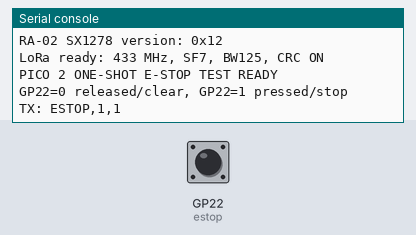
A program run on a simulated Raspberry Pi Pico running MicroPython. On the bench: the last lines printed to the serial console. Inputs (shaded band) come from the test bench; at power-on: GP22 (estop) HIGH. No radio messages arrive unless stated (any console line starting 'radio sent:' is added by the test bench).

Above: at 1.2 s.
1.3 s: GP22 (estop) pulled LOW for 0.15 s
At 2.1 s:
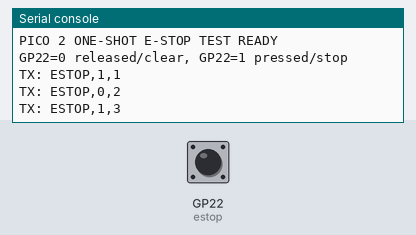
2.9 s: GP22 (estop) pulled LOW for 1 s
At 5.1 s:
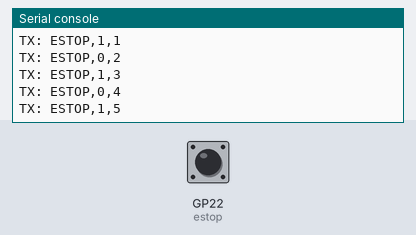
5.4 s: GP22 (estop) pulled LOW for 0.15 s
At 5.9 s:
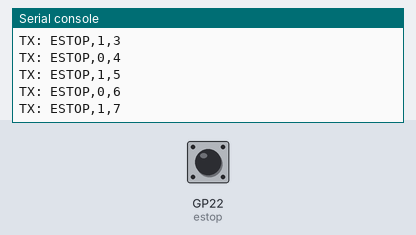
Timing chart, 0 to 8.4 s (numbered marks = the images above; inputs shaded):
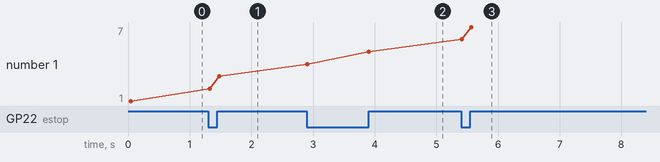

Measured:
- after the input at 1.3 s, the serial console: prints a new line at once (image 1)
- after the input at 2.9 s, the serial console: prints a new line at once (image 2)
- after the input at 5.4 s, the serial console: prints a new line at once (image 3)
- plotted number 1: 1 → 3 after the input at 1.3 s, 3 → 5 after the input at 2.9 s, 5 → 7 after the input at 5.4 s

The program:

pico2_lora_estop_once_test.py
```python
"""Pico 2 one-shot/edge RA-02 E-stop link test.

Startup: sends ESTOP,0 once when the LAY37 is released.
Button press: sends ESTOP,1 once.
Button release: sends ESTOP,0 once.
No heartbeat is transmitted.
"""

from machine import Pin, SPI
import time
from ra02_lora_chat_common import SX1278


spi = SPI(
    0,
    baudrate=2000000,
    polarity=0,
    phase=0,
    sck=Pin(18),
    mosi=Pin(19),
    miso=Pin(16),
)
cs = Pin(17, Pin.OUT, value=1)
reset = Pin(20, Pin.OUT, value=1)
estop = Pin(22, Pin.IN, Pin.PULL_UP)
radio = SX1278(spi, cs, reset, 433000000)


def send_state(state):
    global sequence
    sequence = (sequence + 1) & 0xFFFF
    packet = "ESTOP,{},{}".format(state, sequence)
    radio.send(packet)
    print("TX:", packet)


radio.begin()
sequence = 0
last_state = estop.value()

print("PICO 2 ONE-SHOT E-STOP TEST READY")
print("GP22=0 released/clear, GP22=1 pressed/stop")

# Startup packet: clear only when the switch is actually released.
send_state(1 if last_state else 0)

while True:
    state = estop.value()
    if state != last_state:
        last_state = state
        try:
            send_state(1 if state else 0)
        except Exception as error:
            print("TX ERROR:", error)
    time.sleep_ms(25)
```

ra02_lora_chat_common.py
```python
"""Small MicroPython SX1278 LoRa text-chat driver for RA-02."""

import sys
import time
import uselect


class SX1278:
    FIFO = 0x00
    OP_MODE = 0x01
    FRF_MSB = 0x06
    FRF_MID = 0x07
    FRF_LSB = 0x08
    PA_CONFIG = 0x09
    OCP = 0x0B
    LNA = 0x0C
    FIFO_ADDR_PTR = 0x0D
    FIFO_TX_BASE = 0x0E
    FIFO_RX_BASE = 0x0F
    FIFO_RX_CURRENT = 0x10
    IRQ_FLAGS = 0x12
    RX_NB_BYTES = 0x13
    MODEM_CONFIG_1 = 0x1D
    MODEM_CONFIG_2 = 0x1E
    PREAMBLE_MSB = 0x20
    PREAMBLE_LSB = 0x21
    PAYLOAD_LENGTH = 0x22
    MODEM_CONFIG_3 = 0x26
    SYNC_WORD = 0x39
    VERSION = 0x42

    LONG_RANGE = 0x80
    SLEEP = 0x00
    STANDBY = 0x01
    TX = 0x03
    RX_CONTINUOUS = 0x05
    RX_DONE = 0x40
    PAYLOAD_CRC_ERROR = 0x20
    TX_DONE = 0x08

    def __init__(self, spi, cs, reset, frequency=433000000):
        self.spi = spi
        self.cs = cs
        self.reset = reset
        self.frequency = frequency

    def write_reg(self, address, value):
        self.cs.value(0)
        self.spi.write(bytes((address | 0x80, value & 0xFF)))
        self.cs.value(1)

    def read_reg(self, address):
        self.cs.value(0)
        self.spi.write(bytes((address & 0x7F,)))
        value = self.spi.read(1, 0)[0]
        self.cs.value(1)
        return value

    def read_fifo(self, count):
        self.cs.value(0)
        self.spi.write(bytes((self.FIFO & 0x7F,)))
        data = self.spi.read(count, 0)
        self.cs.value(1)
        return data

    def write_fifo(self, data):
        self.cs.value(0)
        self.spi.write(bytes((self.FIFO | 0x80,)))
        self.spi.write(data)
        self.cs.value(1)

    def reset_radio(self):
        self.reset.value(0)
        time.sleep_ms(10)
        self.reset.value(1)
        time.sleep_ms(20)

    def begin(self):
        self.cs.value(1)
        self.reset_radio()
        version = self.read_reg(self.VERSION)
        print("RA-02 SX1278 version: 0x{:02X}".format(version))
        if version != 0x12:
            raise OSError("RA-02 not found; expected 0x12")

        self.write_reg(self.OP_MODE, self.LONG_RANGE | self.SLEEP)
        time.sleep_ms(10)
        frf = int((self.frequency * 524288) / 32000000)
        self.write_reg(self.FRF_MSB, frf >> 16)
        self.write_reg(self.FRF_MID, frf >> 8)
        self.write_reg(self.FRF_LSB, frf)
        self.write_reg(self.FIFO_TX_BASE, 0)
        self.write_reg(self.FIFO_RX_BASE, 0)
        self.write_reg(self.LNA, self.read_reg(self.LNA) | 0x03)
        # BW 125 kHz, CR 4/5, explicit header; SF7 and CRC enabled.
        self.write_reg(self.MODEM_CONFIG_1, 0x72)
        self.write_reg(self.MODEM_CONFIG_2, 0x74)
        self.write_reg(self.MODEM_CONFIG_3, 0x04)
        self.write_reg(self.PREAMBLE_MSB, 0)
        self.write_reg(self.PREAMBLE_LSB, 8)
        self.write_reg(self.SYNC_WORD, 0x12)
        self.write_reg(self.PA_CONFIG, 0x8F)
        self.write_reg(self.OCP, 0x2B)
        self.write_reg(self.IRQ_FLAGS, 0xFF)
        self.receive_mode()
        print("LoRa ready: 433 MHz, SF7, BW125, CRC ON")

    def standby(self):
        self.write_reg(self.OP_MODE, self.LONG_RANGE | self.STANDBY)

    def receive_mode(self):
        self.write_reg(self.IRQ_FLAGS, 0xFF)
        self.write_reg(self.FIFO_ADDR_PTR, 0)
        self.write_reg(self.OP_MODE, self.LONG_RANGE | self.RX_CONTINUOUS)

    def send(self, payload):
        if isinstance(payload, str):
            payload = payload.encode()
        if not payload or len(payload) > 240:
            raise ValueError("message must contain 1-240 bytes")
        self.standby()
        self.write_reg(self.IRQ_FLAGS, 0xFF)
        self.write_reg(self.FIFO_ADDR_PTR, 0)
        self.write_fifo(payload)
        self.write_reg(self.PAYLOAD_LENGTH, len(payload))
        self.write_reg(self.OP_MODE, self.LONG_RANGE | self.TX)
        started = time.ticks_ms()
        while not (self.read_reg(self.IRQ_FLAGS) & self.TX_DONE):
            if time.ticks_diff(time.ticks_ms(), started) > 3000:
                self.receive_mode()
                raise OSError("LoRa transmit timeout")
            time.sleep_ms(2)
        self.write_reg(self.IRQ_FLAGS, self.TX_DONE)
        self.receive_mode()

    def receive(self):
        flags = self.read_reg(self.IRQ_FLAGS)
        if not (flags & self.RX_DONE):
            return None
        self.write_reg(self.IRQ_FLAGS, self.RX_DONE | self.PAYLOAD_CRC_ERROR)
        if flags & self.PAYLOAD_CRC_ERROR:
            return None
        current = self.read_reg(self.FIFO_RX_CURRENT)
        count = self.read_reg(self.RX_NB_BYTES)
        self.write_reg(self.FIFO_ADDR_PTR, current)
        return self.read_fifo(count)


def chat_loop(radio, board_name):
    radio.begin()
    print(board_name + " TEXT CHAT READY")
    print("Type a message and press Enter. Ctrl-C stops the test.")
    print("> ", end="")
    poller = uselect.poll()
    poller.register(sys.stdin, uselect.POLLIN)
    line = ""
    while True:
        packet = radio.receive()
        if packet:
            try:
                message = packet.decode().strip()
            except Exception:
                message = "<binary: {} bytes>".format(len(packet))
            print("\nREMOTE: " + message)
            print("> " + line, end="")

        if poller.poll(0):
            char = sys.stdin.read(1)
            if char in ("\r", "\n"):
                if line.strip():
                    radio.send(line.strip())
                    print("\nSENT: " + line.strip())
                line = ""
                print("> ", end="")
            elif char in ("\x08", "\x7f"):
                line = line[:-1]
            else:
                line += char
        time.sleep_ms(5)
```
